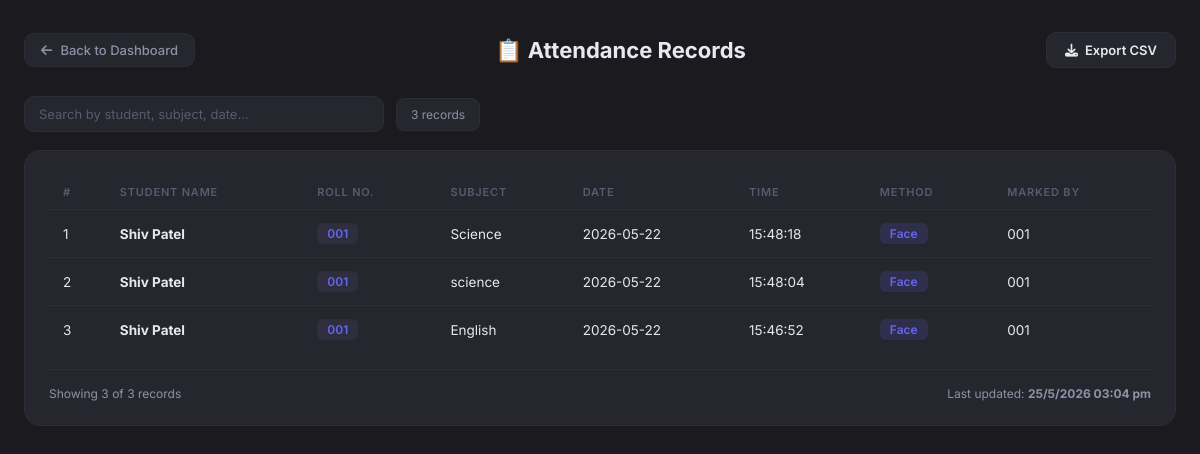
Screenshot of /view-attendance (signed in) with the database file from the repository.
### tables this page shows
CREATE TABLE attendance (
            id            INTEGER PRIMARY KEY AUTOINCREMENT,
            student_roll  TEXT    NOT NULL,
            student_name  TEXT    NOT NULL,
            subject       TEXT    NOT NULL,
            date          TEXT    NOT NULL,
            time          TEXT    NOT NULL,
            marked_by     TEXT    NOT NULL,
            method        TEXT    DEFAULT 'manual',
            lbph_conf     REAL,
            hist_score    REAL,
            location      TEXT,
            device_info   TEXT,
            created_at    DATETIME DEFAULT CURRENT_TIMESTAMP,
            FOREIGN KEY (student_roll) REFERENCES students(roll) ON DELETE CASCADE
        );

### app.py (the view)
@app.route("/view-attendance")
@login_required_faculty
def view_attendance():
    db = get_db()
    try:
        rows = db.execute(
            "SELECT student_name, student_roll, subject, date, time, method, marked_by "
            "FROM attendance WHERE marked_by=? ORDER BY date DESC, time DESC",
            (session["faculty_id"],)
        ).fetchall()
        return render_template("view_attendance.html", data=[dict(r) for r in rows])
    except Exception as e:
        flash(f"Error loading attendance: {e}", "error")
        return redirect(url_for("faculty_dashboard") + "#dashboard")
    finally:
        db.close()

### app.py (called while the page is built, shortened)
def generate_csrf_token() -> str:
    if "_csrf" not in session:
        session["_csrf"] = secrets.token_hex(24)
    return session["_csrf"]

@app.before_request
def enforce_csrf():
    generate_csrf_token()
    exempt_endpoints = {
        "student_face_login",
        "student_login",
        "forgot_password",
        "verify_otp",
        "reset_password",
        "mark_notifications_read",
        "subjects_by_standard",
        "static",
    }
    if request.method in ("GET", "HEAD", "OPTIONS"):
        return

@app.context_processor
def inject_csrf():
    return {"csrf_token": generate_csrf_token()}

@app.after_request
def add_no_cache_headers(response):
    if request.method == "POST":
        response.headers["Cache-Control"] = "no-cache, no-store, must-revalidate, post-check=0, pre-check=0"
        response.headers["Pragma"]        = "no-cache"
        response.headers["Expires"]       = "0"
    return response

def login_required_faculty(f):
    @wraps(f)
    def wrapper(*args, **kwargs):
        if "faculty_id" not in session:
            flash("Please login to continue.", "warning")
            return redirect(url_for("faculty_login"))
        db = get_db()
        try:
            faculty = db.execute(
                "SELECT id FROM faculty WHERE faculty_id=? AND is_active=1",
                (session["faculty_id"],)
            ).fetchone()
            if not faculty:
                session.clear()
                flash("Your account no longer exists.", "warning")
                return redirect(url_for("faculty_login"))
        finally:
            db.close()
        return f(*args, **kwargs)
    return wrapper

### database/db.py (called while the page is built)
def get_db():
    conn = sqlite3.connect(DB_PATH, timeout=30)
    conn.row_factory  = sqlite3.Row
    conn.execute("PRAGMA foreign_keys  = ON")
    conn.execute("PRAGMA journal_mode  = WAL")
    conn.execute("PRAGMA synchronous   = NORMAL")
    conn.execute("PRAGMA cache_size    = -8000")
    conn.execute("PRAGMA busy_timeout  = 30000")
    return conn

### templates/view_attendance.html (shortened to what this page needs)
<!DOCTYPE html>
<html lang="en">
<head>
    <link rel="stylesheet" href="https://cdnjs.cloudflare.com/ajax/libs/font-awesome/6.4.0/css/all.min.css">
</head>
<body>
    <div class="top-nav">
        <a href="/faculty-dashboard" class="back-btn">
            <i class="fas fa-arrow-left"></i> Back to Dashboard
        </a>
        <div class="page-title">📋 Attendance Records</div>
        <div class="top-right">
            <a href="/api/attendance-export" class="btn">
                <i class="fas fa-download"></i> Export CSV
            </a>
        </div>
    </div>
    <div class="search-bar">
        <input type="text" class="search-input" id="searchInput"
               placeholder="Search by student, subject, date…"
               oninput="filterTable(this.value)">
        <div class="record-count" id="recordCount">
            {{ data | length }} record{{ 's' if data | length != 1 else '' }}
        </div>
    </div>
    <div class="card">
        {% if data %}
        <table id="attTable">
            <thead>
                <tr>
                    <th>#</th>
                    <th>Student Name</th>
                    <th>Roll No.</th>
                    <th>Subject</th>
                    <th>Date</th>
                    <th>Time</th>
                    <th>Method</th>
                    <th>Marked By</th>
                </tr>
            </thead>
            <tbody>
                {% for row in data %}
                <tr>
                    <td>{{ loop.index }}</td>
                    <td><strong>{{ row['student_name'] }}</strong></td>
                    <td><span class="roll-badge">{{ row['student_roll'] }}</span></td>
                    <td>{{ row['subject'] }}</td>
                    <td>{{ row['date'] }}</td>
                    <td>{{ row['time'] }}</td>
                    <td>
                        {% set m = row['method'] | default('manual') | lower %}
                        <span class="method-badge method-{{ m if m in ['face','manual','bulk','self'] else 'other' }}">
                            {{ m | capitalize }}
                        </span>
                    </td>
                    <td>{{ row['marked_by'] }}</td>
                </tr>
                {% endfor %}
            </tbody>
        </table>
        <div class="table-footer">
            <span id="visibleCount">Showing {{ data | length }} of {{ data | length }} records</span>
            <span>Last updated: <strong id="updateTime"></strong></span>
        </div>
        {% else %}
        <div class="empty">
            <i class="fas fa-calendar-times"></i>
            No attendance records found.
        </div>
        {% endif %}
    </div>
</body>
</html>

### templates/view_attendance.html (style rules this page uses)
* { box-sizing: border-box; margin: 0; padding: 0; }
:root { --bg: #1a1a1f; --card: #26262e; --border: #2e2e38; --accent-blue: #6366f1; --accent-green: #22c55e; --text-primary: #e8e8f0; --text-secondary: #9090a8; --text-muted: #5a5a70; --pill-bg: #2e2e3e; }
body { font-family: 'Inter', sans-serif; background: var(--bg); color: var(--text-primary); min-height: 100vh; padding: 32px 24px; }
.top-nav { display: flex; align-items: center; justify-content: space-between; margin-bottom: 28px; flex-wrap: wrap; gap: 12px; }
.back-btn { display: inline-flex; align-items: center; gap: 8px; color: var(--text-secondary); text-decoration: none; font-size: 13px; font-weight: 500; padding: 8px 16px; border-radius: 10px; border: 1px solid var(--border); background: var(--card); transition: all 0.2s; }
.page-title { font-size: 22px; font-weight: 700; color: var(--text-primary); }
.top-right { display: flex; gap: 10px; align-items: center; }
.btn { display: inline-flex; align-items: center; gap: 7px; padding: 9px 18px; border-radius: 10px; font-size: 13px; font-weight: 600; font-family: 'Inter', sans-serif; cursor: pointer; border: 1.5px solid var(--border); background: var(--card); color: var(--text-primary); text-decoration: none; transition: all 0.2s; }
.search-bar { display: flex; gap: 12px; margin-bottom: 18px; align-items: center; flex-wrap: wrap; }
.search-input { flex: 1; min-width: 200px; max-width: 360px; background: var(--card); border: 1.5px solid var(--border); border-radius: 10px; padding: 9px 14px; font-size: 13px; font-family: 'Inter', sans-serif; color: var(--text-primary); outline: none; transition: border-color 0.2s; }
.search-input::placeholder { color: var(--text-muted); }
.record-count { font-size: 12px; color: var(--text-secondary); padding: 8px 14px; background: var(--card); border: 1px solid var(--border); border-radius: 8px; }
.card { background: var(--card); border: 1px solid var(--border); border-radius: 16px; padding: 24px; overflow-x: auto; }
table { width: 100%; border-collapse: collapse; }
thead th { padding: 10px 14px; text-align: left; font-size: 11px; font-weight: 600; color: var(--text-muted); text-transform: uppercase; letter-spacing: 0.8px; border-bottom: 1px solid var(--border); white-space: nowrap; }
tbody tr { border-bottom: 1px solid var(--border); transition: background 0.15s; }
tbody tr:last-child { border-bottom: none; }
tbody td { padding: 13px 14px; font-size: 13.5px; color: var(--text-primary); vertical-align: middle; }
.roll-badge { background: var(--pill-bg); color: var(--accent-blue); border-radius: 6px; padding: 3px 10px; font-size: 12px; font-weight: 600; display: inline-block; }
.method-badge { display: inline-block; padding: 3px 10px; border-radius: 6px; font-size: 12px; font-weight: 600; }
.method-face { background: rgba(99,102,241,0.15); color: #6366f1; }
.table-footer { display: flex; align-items: center; justify-content: space-between; padding-top: 16px; margin-top: 16px; border-top: 1px solid var(--border); font-size: 12px; color: var(--text-secondary); flex-wrap: wrap; gap: 8px; }

### rows the page displays
attendance: student_name "Shiv Patel", student_roll "001", subject "Science", date "2026-05-22", time "15:48:18", method "Face", marked_by "001"
attendance: student_name "Shiv Patel", student_roll "001", subject "science", date "2026-05-22", time "15:48:04", method "Face", marked_by "001"
attendance: student_name "Shiv Patel", student_roll "001", subject "English", date "2026-05-22", time "15:46:52", method "Face", marked_by "001"

### other values shown
{{ data | length }} "3"
{{ 's' if data | length != 1 else '' }} "s"
